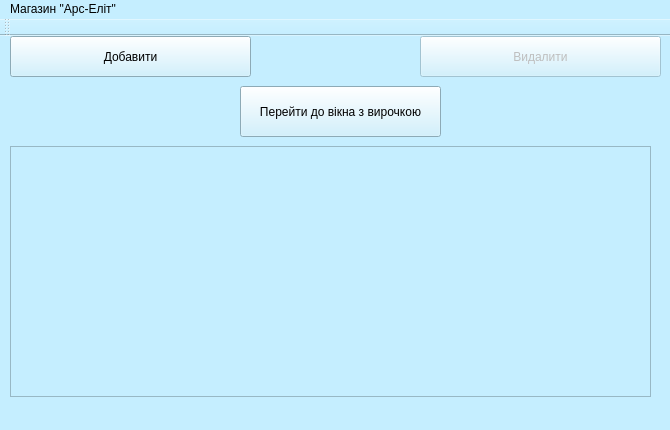
<?xml version="1.0" encoding="UTF-8"?>
<ui version="4.0">
 <class>MainWindow</class>
 <widget class="QMainWindow" name="MainWindow">
  <property name="enabled">
   <bool>true</bool>
  </property>
  <property name="geometry">
   <rect>
    <x>0</x>
    <y>0</y>
    <width>670</width>
    <height>430</height>
   </rect>
  </property>
  <property name="minimumSize">
   <size>
    <width>670</width>
    <height>430</height>
   </size>
  </property>
  <property name="maximumSize">
   <size>
    <width>670</width>
    <height>430</height>
   </size>
  </property>
  <property name="windowTitle">
   <string>MainWindow</string>
  </property>
  <property name="styleSheet">
   <string notr="true">background-color:rgb(197, 238, 255)</string>
  </property>
  <property name="animated">
   <bool>true</bool>
  </property>
  <widget class="QWidget" name="centralWidget">
   <widget class="QTableView" name="tableView">
    <property name="geometry">
     <rect>
      <x>10</x>
      <y>110</y>
      <width>641</width>
      <height>251</height>
     </rect>
    </property>
   </widget>
   <widget class="QPushButton" name="deleteData">
    <property name="enabled">
     <bool>false</bool>
    </property>
    <property name="geometry">
     <rect>
      <x>420</x>
      <y>0</y>
      <width>241</width>
      <height>41</height>
     </rect>
    </property>
    <property name="styleSheet">
     <string notr="true">background-color:rgb(197, 238, 255)</string>
    </property>
    <property name="text">
     <string>Видалити</string>
    </property>
   </widget>
   <widget class="QPushButton" name="insertData">
    <property name="geometry">
     <rect>
      <x>10</x>
      <y>0</y>
      <width>241</width>
      <height>41</height>
     </rect>
    </property>
    <property name="styleSheet">
     <string notr="true">background-color:rgb(197, 238, 255)</string>
    </property>
    <property name="text">
     <string>Добавити</string>
    </property>
   </widget>
   <widget class="QPushButton" name="checkButton">
    <property name="geometry">
     <rect>
      <x>240</x>
      <y>50</y>
      <width>201</width>
      <height>51</height>
     </rect>
    </property>
    <property name="styleSheet">
     <string notr="true">background-color:rgb(197, 238, 255)</string>
    </property>
    <property name="text">
     <string>Перейти до вікна з вирочкою</string>
    </property>
   </widget>
  </widget>
  <widget class="QMenuBar" name="menuBar">
   <property name="geometry">
    <rect>
     <x>0</x>
     <y>0</y>
     <width>670</width>
     <height>22</height>
    </rect>
   </property>
   <widget class="QMenu" name="menu">
    <property name="title">
     <string>Магазин &quot;Арс-Еліт&quot;</string>
    </property>
   </widget>
   <addaction name="menu"/>
  </widget>
  <widget class="QToolBar" name="mainToolBar">
   <attribute name="toolBarArea">
    <enum>TopToolBarArea</enum>
   </attribute>
   <attribute name="toolBarBreak">
    <bool>false</bool>
   </attribute>
  </widget>
  <widget class="QStatusBar" name="statusBar"/>
 </widget>
 <layoutdefault spacing="6" margin="11"/>
 <resources/>
 <connections/>
</ui>
